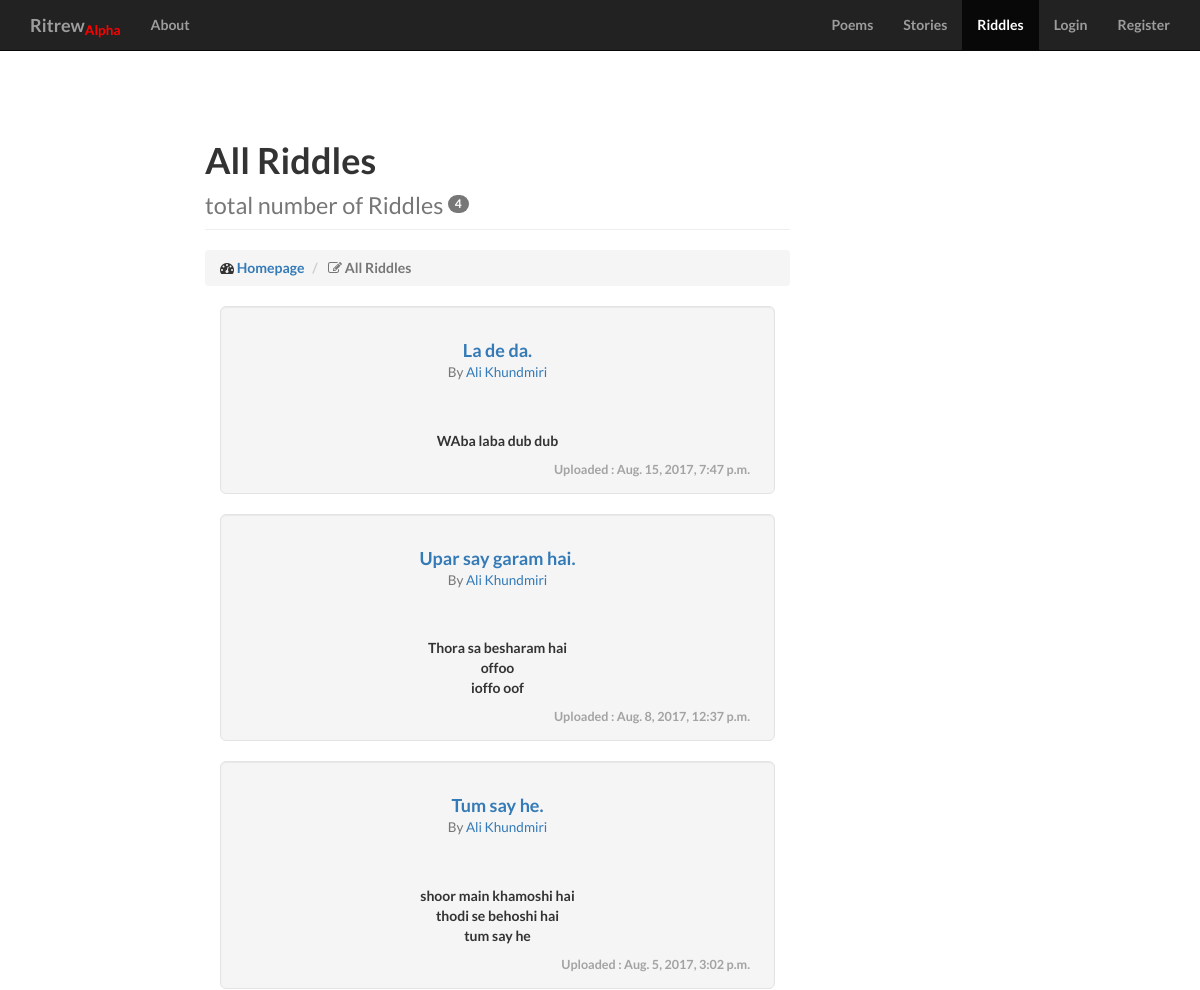
Page /riddles/ (upper part) on the earlier database version.
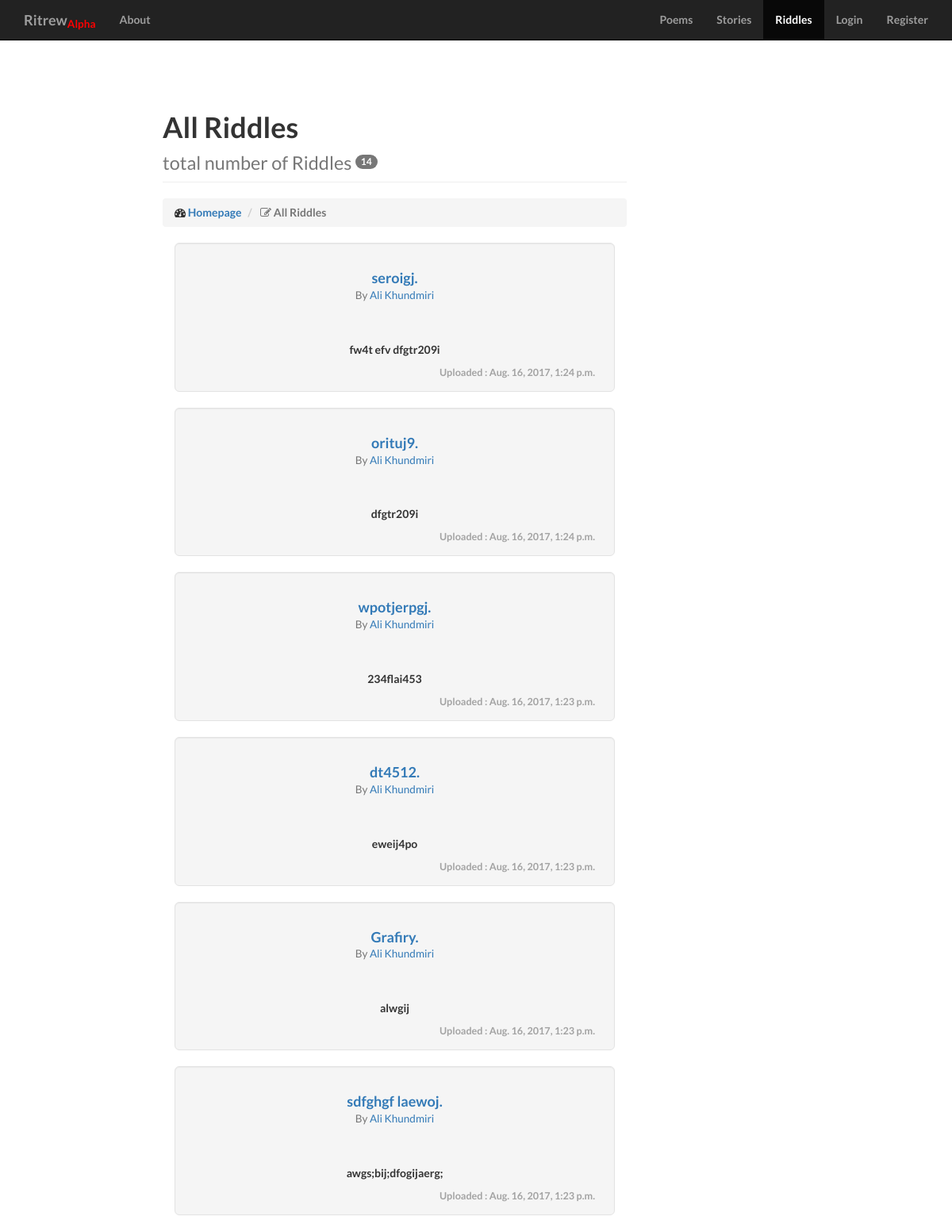
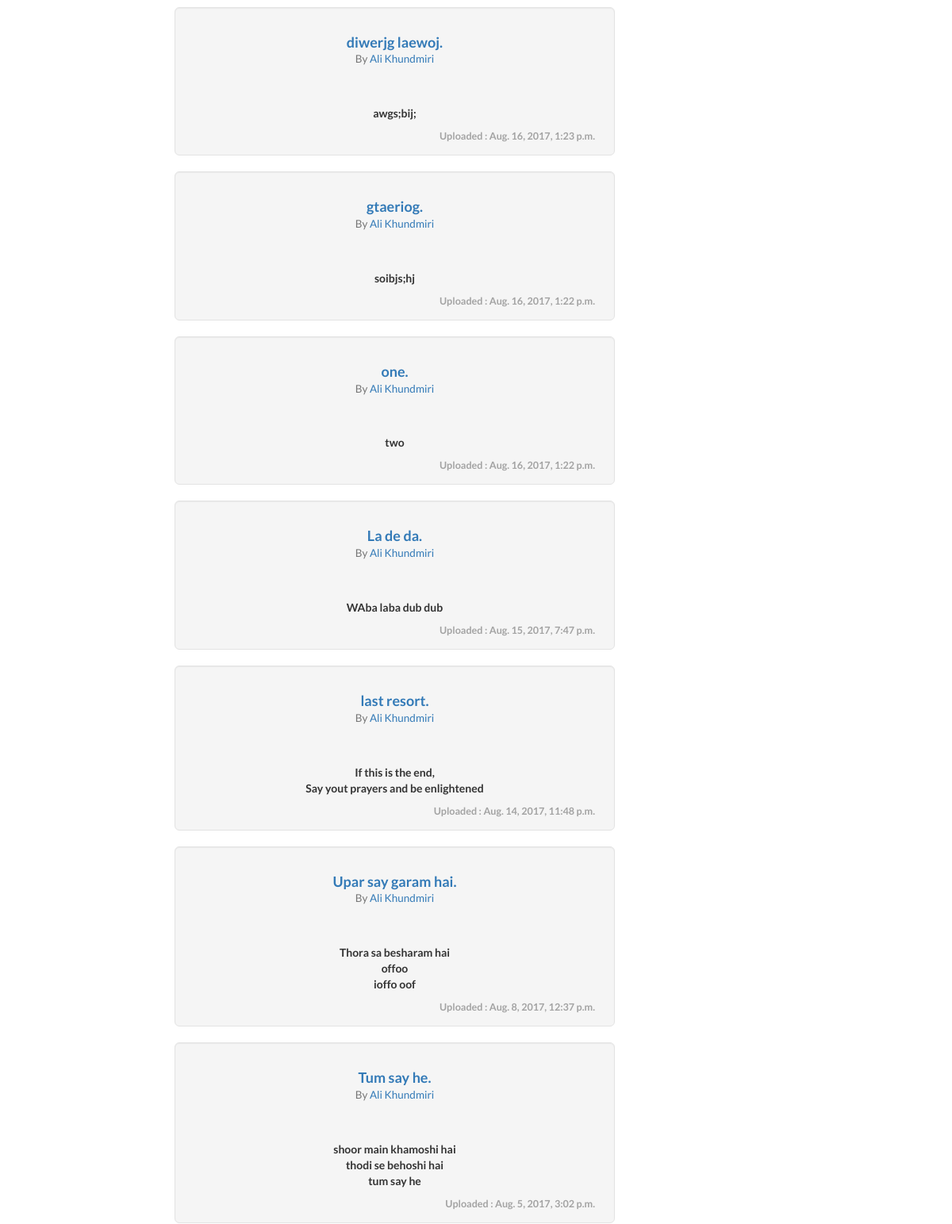
Same page on the later database version (2 pictures, top to bottom).
### core/models.py (models this page shows, shortened)
class all_riddles(models.Model):
	app_name = "Riddle"
	title = models.CharField(max_length=300, blank=False, null=False)
	slug = models.SlugField(unique=True)
	riddle = models.TextField(max_length=30000, blank=False, null=False)
	answer = models.CharField(max_length=500, blank=True, null=True)
	explanation = models.TextField(max_length=30000, blank=True, null=True)
	show_riddle = models.BooleanField(default=True)
	riddler = models.ForeignKey(settings.AUTH_USER_MODEL, default=1)
	tags = models.ManyToManyField(taggers, blank=True, null=True)
	timestamp = models.DateTimeField(auto_now=False, auto_now_add=True)
	updated = models.DateTimeField(auto_now=True, auto_now_add=False)
	def get_absolute_url(self):
		return reverse("writer:riddle_detail", kwargs={"slug" : self.slug})
	class Meta:
		ordering = ["-timestamp", "-updated"]
		verbose_name = "Riddle"
		verbose_name_plural = "Riddles"

### core/views.py (the view)
# urls.py: url(r'^riddles/$', views.riddle_list, name='riddle_list'),
def riddle_list(request):
	r_status = True
	name = "All Riddles"
	riddles = all_riddles.objects.filter(show_riddle = True)
	if bool(riddles) == False:
		r_status = False
	context = {
		'name' : name,
		'name_nav' : 'riddle',
		'riddles' : riddles,
		'breadcrumb_text_0' : "All Riddles",
		'r_status' : r_status,
	}
	return render(request, 'core/poetist_list.html', context)

### core/templates/core/poetist_list.html (shortened to what this page needs)
{% extends 'base.html' %}
{% block content_body %}
<div class="row">
	<div class="col-lg-12">
		<h1 class="page-header">
			{{ name }}<br>
			{% if riddles %}
				<small>total number of Riddles </small><span class="badge">{{ riddles|length }}</span>
			{% endif %}
		</h1>
		<ol class="breadcrumb">
			<li>
				<i class="fa fa-dashboard"></i><a href="{% url 'writer:list' %}"> Homepage </a>
			</li>
			<li class="active">
				<i class="fa fa-edit"></i> {{breadcrumb_text_0}}
			</li>
		</ol>
	</div>
</div>
	{% if r_status %}
		{% for riddle in riddles %}
			<div class="container col-lg-12">
				<div class="well well-lg col-lg-12" style="text-align: center;">
					<h4>
						<a href="{{ riddle.get_absolute_url }}">{{ riddle.title }}.</a><br>
						<small> By
							{% if riddle.riddler %}
								{% if riddle.riddler.get_full_name %}
									<a href="">{{ riddle.riddler.get_full_name }}</a>
								{% else %}
									<a href="">{{ riddle.riddler }}</a>
								{% endif %}
							{% else %}
								<p>Anonymous</p>
							{% endif %}
						</small>
					</h4>
					<br>
					<br>
					<p>{{ riddle.riddle|linebreaksbr| truncatewords:20 }}</p>
					<p class="pull-right" style="color: #A3A3A3; margin-bottom: -10px; font-size: 0.9em">Uploaded : {{riddle.timestamp}}</p>
				</div>
			</div>
		{% endfor %}
		<br>
	{% endif %}
{% endblock %}

### templates/base.html (shortened to what this page needs)
{% load staticfiles %}
<!DOCTYPE html>
<html lang="en">
<head>
    <link href="{% static 'lander/css/bootstrap.min.css' %}" rel="stylesheet">
    {% block head_extra %}
        <link href="{% static 'lander/css/landing-page.css' %}" rel="stylesheet">
    {% endblock %}
    <link href="{% static 'lander/font-awesome/css/font-awesome.min.css' %}" rel="stylesheet" type="text/css">
</head>
<body>
    {% block nav_bar %}
        {% include "nav_bar.html" %}
    {% endblock %}
    <div class="row">
        <div class="col-lg-6 col-lg-push-2">{% block content_body %}{% endblock %}</div>
    </div>
</body>
</html>

### templates/nav_bar.html (shortened to what this page needs)
<nav class="navbar navbar-inverse navbar-fixed-top topnav" role="navigation">
    <div class="container topnav">
        <div class="navbar-header">
            <a class="navbar-brand" href="{% url 'writer:list' %}">Ritrew<sub style="color: red; size: 0.5em">Alpha</sub></a>
        </div>
        <div class="collapse navbar-collapse" id="bs-example-navbar-collapse-1">
            <ul class="nav navbar-nav navbar-left">
                <li
                >
                    <a href="{% url 'about' %}">About</a>
                </li>
            </ul>
            <ul class="nav navbar-nav navbar-right">
                <li
                >
                    <a href="{% url 'writer:poem_list' %}">Poems</a>
                </li>
                <li
                >
                    <a href="{% url 'writer:story_list' %}">Stories</a>
                </li>
                <li
                {% if name_nav == 'riddle' %}
                    class="active"
                {% endif %}
                >
                    <a href="{% url 'writer:riddle_list' %}">Riddles</a>
                </li>
                {% if user.is_authenticated %}
                <li>
                    <a href="{% url 'logout' %}">
                        Logout from
                        {% if user.get_full_name %}
                            {{ user.get_full_name }}
                        {% else %}
                            {{ user }}
                        {% endif %}
                    </a>
                </li>
                    {% if user.is_staff or user.is_superuser %}
                        <li>
                            <a href="{% url 'dashboard:list' %}">Dashboard</a>
                        </li>
                    {% endif %}
                {% else %}
                <li
                >
                    <a href="{% url 'login' %}">Login</a>
                </li>
                <li
                >
                    <a href="{% url 'register' %}">Register</a>
                </li>
                {% endif %}
            </ul>
        </div>
    </div>
</nav>

### static/lander/css/landing-page.css (style rules this page uses)
body, html { width: 100%; height: 100%; }
body, h1, h2, h3, h4, h5, h6 { font-family: "Lato","Helvetica Neue",Helvetica,Arial,sans-serif; font-weight: 700; }
.topnav { font-size: 14px; }

Differences in the rows shown:
added all_riddles: title "seroigj", riddler.get_full_name "Ali Khundmiri", riddle "fw4t efv dfgtr209i", timestamp "Aug. 16, 2017, 1:24 p.m."
added all_riddles: title "orituj9", riddler.get_full_name "Ali Khundmiri", riddle "dfgtr209i", timestamp "Aug. 16, 2017, 1:24 p.m."
added all_riddles: title "wpotjerpgj", riddler.get_full_name "Ali Khundmiri", riddle "234flai453", timestamp "Aug. 16, 2017, 1:23 p.m."
added all_riddles: title "dt4512", riddler.get_full_name "Ali Khundmiri", riddle "eweij4po", timestamp "Aug. 16, 2017, 1:23 p.m."
added all_riddles: title "Grafiry", riddler.get_full_name "Ali Khundmiri", riddle "alwgij", timestamp "Aug. 16, 2017, 1:23 p.m."
added all_riddles: title "sdfghgf laewoj", riddler.get_full_name "Ali Khundmiri", riddle "awgs;bij;dfogijaerg;", timestamp "Aug. 16, 2017, 1:23 p.m."
added all_riddles: title "diwerjg laewoj", riddler.get_full_name "Ali Khundmiri", riddle "awgs;bij;", timestamp "Aug. 16, 2017, 1:23 p.m."
added all_riddles: title "gtaeriog", riddler.get_full_name "Ali Khundmiri", riddle "soibjs;hj", timestamp "Aug. 16, 2017, 1:22 p.m."
added all_riddles: title "one", riddler.get_full_name "Ali Khundmiri", riddle "two", timestamp "Aug. 16, 2017, 1:22 p.m."
now on this page (row edited): all_riddles: title "last resort", riddler.get_full_name "Ali Khundmiri", riddle "If this is the end, Say yout prayers and be enlightened", timestamp "Aug. 14, 2017, 11:48 p.m."
Other differences:
{{ riddles|length }}: "4" → "14"
